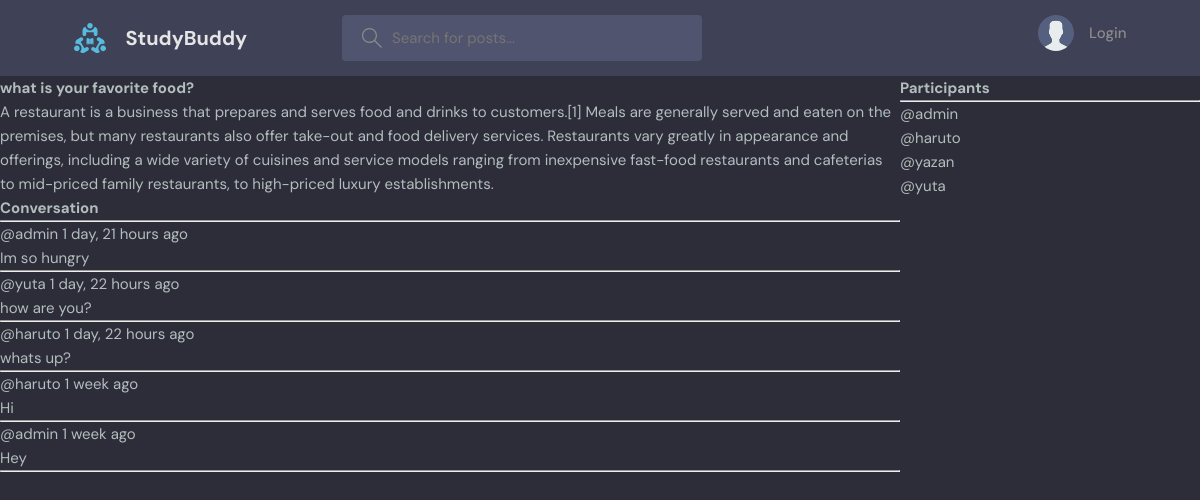
The app's page /room/2 with its own data.
### base/models.py (models this page shows, shortened)
class Room(models.Model):
    host = models.ForeignKey(User, on_delete=models.SET_NULL, null=True)
    topic = models.ForeignKey(Topic, on_delete=models.SET_NULL, null=True)
    name = models.CharField(max_length=100)
    description = models.TextField(null=True, blank=True)
    participants = models.ManyToManyField(User, related_name='participants', blank=True)
    updated = models.DateTimeField(auto_now=True)
    created = models.DateTimeField(auto_now_add=True)
    class Meta:
        ordering = ['-updated', '-created'] # descending order

class Message(models.Model):
    user = models.ForeignKey(User, on_delete=models.CASCADE)  # one-to-many relationship
    room = models.ForeignKey(Room, on_delete=models.CASCADE)  # one-to-many relationship
    body = models.TextField()
    updated = models.DateTimeField(auto_now=True)
    created = models.DateTimeField(auto_now_add=True)
    class Meta:
        ordering = ['-updated', '-created'] # descending order

### base/views.py (the view, shortened to what this page needs)
# urls.py: path('room/<str:pk>', views.room, name='room'),
def room(request, pk):
    room  = Room.objects.get(id=pk)
    room_messages = room.message_set.all()
    participants = room.participants.all()
    context = {'room': room, 'room_messages': room_messages, 'participants': participants}
    return render(request, 'base/room.html', context)

### base/templates/base/room.html (shortened to what this page needs)
{% extends 'main.html' %}
{% block content %}
<div class="room-container">
    <div>
        <h1>{{room.name}}</h1>
        <p>{{room.description}}</p>
        <div class="comment-wrapper">
            <h3>Conversation</h3>
            <hr>
            {% for message in room_messages %}
                <div>
                    <small>@{{message.user}} {{message.created | timesince}} ago</small>
                    <p>{{message.body}}</p>
                    <hr>
                </div>
            {% endfor %}
        </div>
    </div>
    <div>
        <h3>Participants</h3>
        <hr>
        {% for user in participants %}
            <div>
                <p>@{{user.username}}</p>
            </div>
        {% endfor %}
    </div>
</div>
{% endblock content %}

### static/styles/style.css (style rules this page uses)
:root { --color-main: #71c6dd; --color-main-light: #e1f6fb; --color-dark: #3f4156; --color-dark-medium: #51546e; --color-dark-light: #696d97; --color-light: #e5e5e5; --color-gray: #8b8b8b; --color-light-gray: #b2bdbd; --color-bg: #2d2d39; --color-success: #5dd693; --color-error: #fc4b0b; }
* { font-family: "DM Sans", -apple-system, BlinkMacSystemFont, "Segoe UI", Roboto, Oxygen, Ubuntu, Cantarell, "Open Sans", "Helvetica Neue", sans-serif; margin: 0; padding: 0; box-sizing: border-box; text-rendering: optimizeLegibility; font-size: inherit; }
html { font-size: 56.25%; }
@media only screen and (min-width: 1200px) { html { font-size: 62.5%; } }
body { line-height: 1.6; font-weight: 400; font-size: 1.5rem; color: var(--color-light-gray); background-color: var(--color-bg); min-height: 100vh; }

### base/templates/base/room.html (style rules this page uses)
.room-container { display: grid; grid-template-columns: 3fr 1fr; }

### records on screen
Room: name "what is your favorite food?", description "A restaurant is a business that prepares and serves food and drinks to customers.[1] Meals are generally served and eaten on the premises, but many restaurants also offer take-out and food delivery services. Restaurants vary greatly in appearance and offerings, including a wide variety of cuisines and service models ranging from inexpensive fast-food restaurants and cafeterias to mid-priced family restaurants, to high-priced luxury establishments."
Message: user "admin", created "1 day, 21 hours", body "Im so hungry"
Message: user "yuta", created "1 day, 22 hours", body "how are you?"
Message: user "haruto", created "1 day, 22 hours", body "whats up?"
Message: user "haruto", created "1 week", body "Hi"
Message: user "admin", created "1 week", body "Hey"

### other values on screen
{{ user.username }} "admin"
{{ user.username }} "haruto"
{{ user.username }} "yazan"
{{ user.username }} "yuta"
